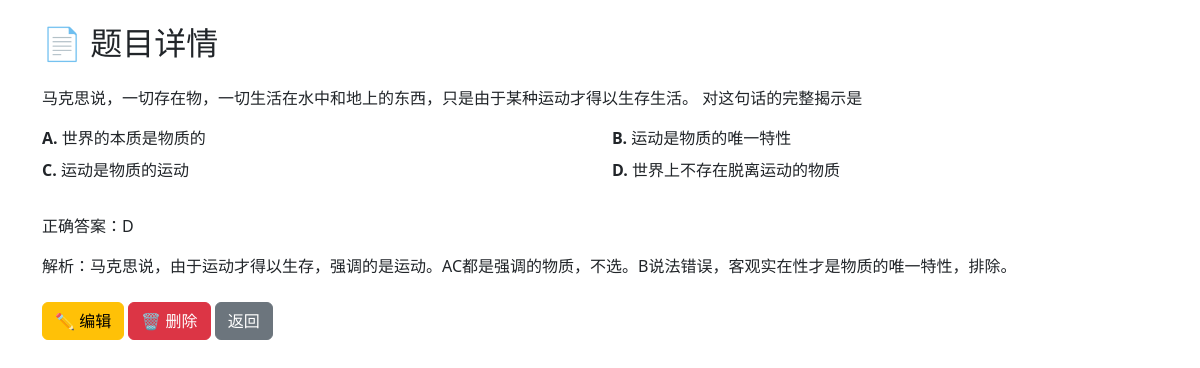
/question/4, run on the app's committed database.
### tables this page shows
CREATE TABLE questions (
        id INTEGER PRIMARY KEY AUTOINCREMENT,
        question_type TEXT NOT NULL,  -- '选择题', '填空题', '问答题'
        material TEXT NOT NULL,       -- 材料部分
        question_text TEXT NOT NULL,  -- 设问
        option_a TEXT,  -- 选项A
        option_b TEXT,  -- 选项B
        option_c TEXT,  -- 选项C
        option_d TEXT,  -- 选项D
        correct_answer TEXT,  -- 正确答案
        analysis TEXT  -- 解析
    );

### app.py (the view)
@app.route('/question/<int:id>')
def view_question(id):
    conn = get_db_connection()
    question = conn.execute('SELECT * FROM questions WHERE id = ?', (id,)).fetchone()
    conn.close()
    if question is None:
        return "Question not found", 404
    return render_template('question_detail.html', question=question)

### app.py (called while the page is built)
def get_db_connection():
    conn = sqlite3.connect('sztweb.db')
    conn.row_factory = sqlite3.Row
    return conn

### templates/question_detail.html (shortened to what this page needs)
<!DOCTYPE html>
<html>
<head>
    <link href="https://cdn.jsdelivr.net/npm/bootstrap@5.3.0/dist/css/bootstrap.min.css" rel="stylesheet">
</head>
<body class="container mt-4">
    <h2 class="mb-4">📄 题目详情</h2>
    <div class="question-section">
        {{ question['material'] }}
        {{ question['question_text'] }}
    </div>
    {% if question['question_type'] == '选择题' %}
    <div class="row mt-2">
        <div class="col-md-6 option-item"><strong>A.</strong> {{ question['option_a'] }}</div>
        <div class="col-md-6 option-item"><strong>B.</strong> {{ question['option_b'] }}</div>
        <div class="col-md-6 option-item"><strong>C.</strong> {{ question['option_c'] }}</div>
        <div class="col-md-6 option-item"><strong>D.</strong> {{ question['option_d'] }}</div>
    </div>
    {% endif %}
    <div class="question-section mt-4">
        正确答案：{{ question['correct_answer'] }}
    </div>
    <div class="question-section">
        解析：{{ question['analysis'] }}
    </div>
    <div class="mt-4">
        <a href="/edit/{{ question['id'] }}" class="btn btn-warning">✏️ 编辑</a>
        <a href="/delete/{{ question['id'] }}" class="btn btn-danger"
           onclick="return confirm('确定要删除这道题吗？');">🗑️ 删除</a>
        <a href="/" class="btn btn-secondary">返回</a>
    </div>
</body>
</html>

### templates/question_detail.html (style rules this page uses)
.question-section { margin-bottom: 1rem; }
.option-item { margin-bottom: 0.5rem; }

### data on the page
questions: material "马克思说，一切存在物，一切生活在水中和地上的东西，只是由于某种运动才得以生存生活。", question_text "对这句话的完整揭示是", option_a "世界的本质是物质的", option_b "运动是物质的唯一特性", option_c "运动是物质的运动", option_d "世界上不存在脱离运动的物质", correct_answer "D", analysis "马克思说，由于运动才得以生存，强调的是运动。AC都是强调的物质，不选。B说法错误，客观实在性才是物质的唯一特性，排除。"
